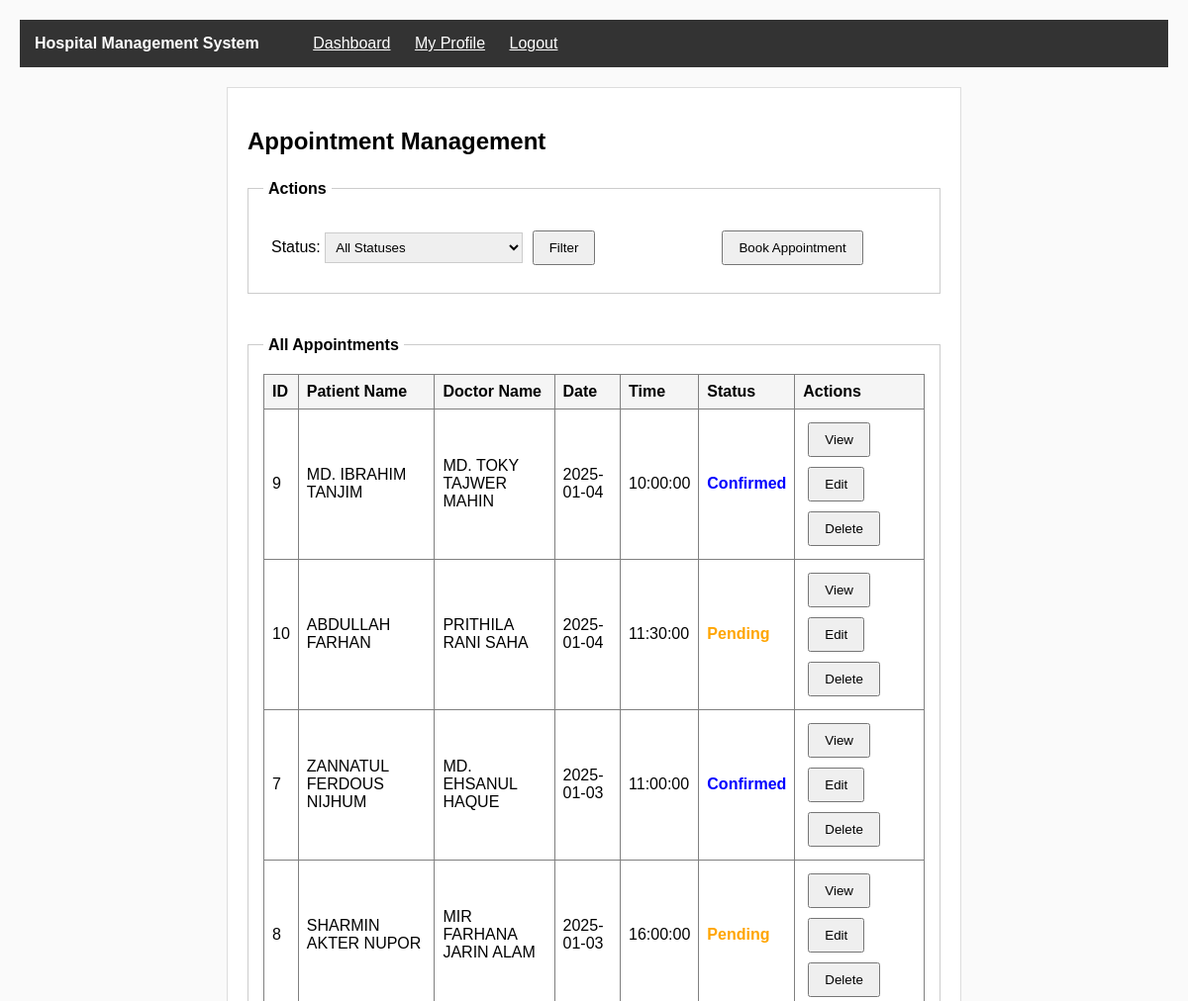
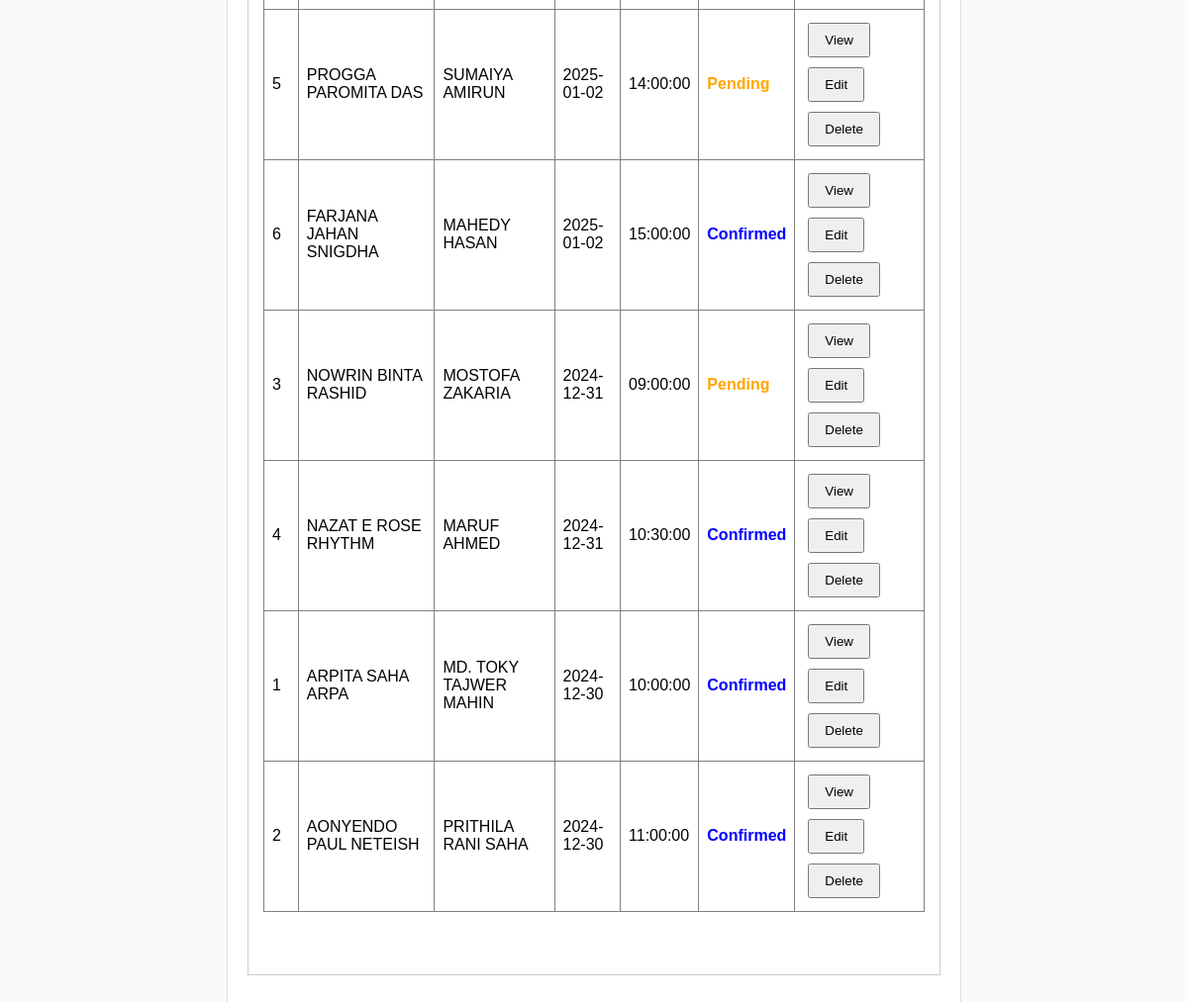
The page /view/appointment_list.php (signed in) on the database its author committed (2 pictures, top to bottom).
### tables this page shows
CREATE TABLE appointments (
  id INT AUTO_INCREMENT PRIMARY KEY,
  patient_id INT NOT NULL,
  doctor_id INT NOT NULL,
  appointment_date DATE NOT NULL,
  appointment_time TIME NOT NULL,
  reason TEXT,
  status VARCHAR(20) DEFAULT 'pending',
  notes TEXT,
  created_at TIMESTAMP DEFAULT CURRENT_TIMESTAMP,
  FOREIGN KEY (patient_id) REFERENCES patients(id),
  FOREIGN KEY (doctor_id) REFERENCES doctors(id)
);

CREATE TABLE users (
  id INT AUTO_INCREMENT PRIMARY KEY,
  full_name VARCHAR(100) NOT NULL,
  email VARCHAR(100) NOT NULL,
  phone VARCHAR(20) NOT NULL,
  username VARCHAR(50) NOT NULL UNIQUE,
  password VARCHAR(255) NOT NULL,
  role VARCHAR(20) NOT NULL,
  profile_picture VARCHAR(255),
  original_picture_name VARCHAR(255),
  address TEXT,
  registration_date TIMESTAMP DEFAULT CURRENT_TIMESTAMP
);

### model/appointmentModel.php (called while the page is built, shortened)
<?php
function getAllAppointments()
{
    $con = getConnection();
    $sql = "SELECT * FROM appointments ORDER BY appointment_date DESC";
    $result = mysqli_query($con, $sql);
    $appointments = array();
    if (mysqli_num_rows($result) > 0) {
        while ($row = mysqli_fetch_assoc($result)) {
            $appointments[] = $row;
        }
    }
    return $appointments;
}
?>

### model/patientModel.php (called while the page is built, shortened)
<?php
function getPatientById($id)
{
    $con = getConnection();
    $sql = "SELECT * FROM patients WHERE id='{$id}'";
    $result = mysqli_query($con, $sql);
    if (mysqli_num_rows($result) == 1) {
        return mysqli_fetch_assoc($result);
    } else {
        return false;
    }
}
?>

### model/userModel.php (called while the page is built, shortened)
<?php
function getUserById($id)
{
    $con = getConnection();
    $sql = "SELECT * FROM users WHERE id='{$id}'";
    $result = mysqli_query($con, $sql);
    if (mysqli_num_rows($result) == 1) {
        return mysqli_fetch_assoc($result);
    } else {
        return false;
    }
}
?>

### model/doctorModel.php (called while the page is built, shortened)
<?php
function getDoctorById($id)
{
    $con = getConnection();
    $sql = "SELECT * FROM doctors WHERE id='{$id}'";
    $result = mysqli_query($con, $sql);
    if (mysqli_num_rows($result) == 1) {
        return mysqli_fetch_assoc($result);
    } else {
        return false;
    }
}
?>

### view/appointment_list.php (the view, shortened to what this page needs)
<?php
require_once('../model/appointmentModel.php');
require_once('../model/patientModel.php');
require_once('../model/doctorModel.php');
require_once('../model/userModel.php');
$role = $_SESSION['role'];
$user_id = $_SESSION['user_id'];
if ($role == 'admin') {
    $appointments = getAllAppointments();
} elseif ($role == 'doctor') {
    $doctor = getDoctorByUserId($user_id);
    $appointments = $doctor ? getAppointmentsByDoctor($doctor['id']) : [];
} else {
    $patient = getPatientByUserId($user_id);
    $appointments = $patient ? getAppointmentsByPatient($patient['id']) : [];
}
?>
<!DOCTYPE html>
<html lang="en">
<head>
    <link rel="stylesheet" href="../assets/css/style.css">
</head>
<body>
    <div class="navbar">
        <span class="navbar-title">Hospital Management System</span>
        <?php if ($role == 'admin'): ?>
            <a href="dashboard_admin.php" class="navbar-link">Dashboard</a>
        <?php elseif ($role == 'doctor'): ?>
            <a href="dashboard_doctor.php" class="navbar-link">Dashboard</a>
        <?php else: ?>
            <a href="dashboard_patient.php" class="navbar-link">Dashboard</a>
        <?php endif; ?>
        <a href="profile_view.php" class="navbar-link">My Profile</a>
        <a href="../controller/logout.php" class="navbar-link">Logout</a>
    </div>
    <div class="main-container">
        <h2>Appointment Management</h2>
        <fieldset>
            <legend>Actions</legend>
            <table>
                <tr>
                    <td>
                        <form method="GET" action="">
                            Status:
                            <select name="status">
                                <option value="">All Statuses</option>
                            </select>
                            <input type="submit" value="Filter">
                        </form>
                    </td>
                    <?php if ($role == 'admin' || $role == 'patient'): ?>
                        <td>
                            <a href="appointment_add.php"><button type="button">Book Appointment</button></a>
                        </td>
                    <?php endif; ?>
                </tr>
            </table>
        </fieldset>
        <br>
        <fieldset>
            <legend>All Appointments</legend>
            <table border="1" cellpadding="8" width="100%">
                <tr>
                    <th>ID</th>
                    <th>Patient Name</th>
                    <th>Doctor Name</th>
                    <th>Date</th>
                    <th>Time</th>
                    <th>Status</th>
                    <th>Actions</th>
                </tr>
                <?php if (count($appointments) > 0): ?>
                    <?php foreach ($appointments as $appointment): ?>
                        <?php
                        $appt_patient = getPatientById($appointment['patient_id']);
                        $patient_user = $appt_patient ? getUserById($appt_patient['user_id']) : null;
                        $appt_doctor = getDoctorById($appointment['doctor_id']);
                        $doctor_user = $appt_doctor ? getUserById($appt_doctor['user_id']) : null;
                        ?>
                        <tr>
                            <td><?php echo $appointment['id']; ?></td>
                            <td><?php echo $patient_user ? $patient_user['full_name'] : 'N/A'; ?></td>
                            <td><?php echo $doctor_user ? $doctor_user['full_name'] : 'N/A'; ?></td>
                            <td><?php echo $appointment['appointment_date']; ?></td>
                            <td><?php echo $appointment['appointment_time']; ?></td>
                            <td>
                                <span style="font-weight: bold; color:
                                    <?php
                                    switch ($appointment['status']) {
                                        case 'pending':
                                            echo 'orange';
                                            break;
                                        case 'confirmed':
                                            echo 'blue';
                                            break;
                                    }
                                    ?>;">
                                    <?php echo ucfirst($appointment['status']); ?>
                                </span>
                            </td>
                            <td>
                                <a href="appointment_view.php?id=<?php echo $appointment['id']; ?>"><button>View</button></a>
                                <?php if ($role == 'admin'): ?>
                                    <a href="appointment_edit.php?id=<?php echo $appointment['id']; ?>"><button>Edit</button></a>
                                    <a href="../controller/delete_appointment.php?id=<?php echo $appointment['id']; ?>"
                                        onclick="return confirm('Are you sure?');"><button>Delete</button></a>
                                <?php endif; ?>
                            </td>
                        </tr>
                    <?php endforeach; ?>
                <?php else: ?>
                    <tr>
                        <td colspan="7" align="center">No appointments found</td>
                    </tr>
                <?php endif; ?>
            </table>
            <br>
            <div class="pagination-container">
            </div>
        </fieldset>
    </div>
</body>
</html>

### assets/css/style.css (style rules this page uses)
body { margin: 0; padding: 20px; background-color: #fafafa; font-family: Arial, sans-serif; }
.main-container { width: 700px; margin: 20px auto; padding: 20px; background-color: white; border: 1px solid #ddd; }
.navbar { background-color: #333; color: white; padding: 15px; margin-bottom: 20px; }
.navbar-title { margin-right: 30px; font-weight: bold; }
.navbar-link { color: white; margin-left: 20px; }
fieldset { padding: 15px; margin: 10px 0; border: 1px solid #ccc; }
legend { font-weight: bold; padding: 5px; }
table { width: 100%; border-collapse: collapse; }
td { padding: 8px; }
th { padding: 8px; text-align: left; background-color: #f5f5f5; }
input[type="text"], input[type="email"], input[type="password"], input[type="tel"], input[type="number"], input[type="date"], textarea, select { width: 200px; padding: 6px; border: 1px solid #ccc; }
input[type="submit"], button { padding: 8px 15px; margin: 5px; cursor: pointer; }
a { color: blue; }
.pagination-container { margin-top: 10px; padding: 10px; }

### rows shown on the page
appointments: id "9", users.full_name "MD. IBRAHIM TANJIM", users.full_name "MD. TOKY TAJWER MAHIN", appointment_date "2025-01-04", appointment_time "10:00:00", status "Confirmed"
appointments: id "10", users.full_name "ABDULLAH FARHAN", users.full_name "PRITHILA RANI SAHA", appointment_date "2025-01-04", appointment_time "11:30:00", status "Pending"
appointments: id "7", users.full_name "ZANNATUL FERDOUS NIJHUM", users.full_name "MD. EHSANUL HAQUE", appointment_date "2025-01-03", appointment_time "11:00:00", status "Confirmed"
appointments: id "8", users.full_name "SHARMIN AKTER NUPOR", users.full_name "MIR FARHANA JARIN ALAM", appointment_date "2025-01-03", appointment_time "16:00:00", status "Pending"
appointments: id "5", users.full_name "PROGGA PAROMITA DAS", users.full_name "SUMAIYA AMIRUN", appointment_date "2025-01-02", appointment_time "14:00:00", status "Pending"
appointments: id "6", users.full_name "FARJANA JAHAN SNIGDHA", users.full_name "MAHEDY HASAN", appointment_date "2025-01-02", appointment_time "15:00:00", status "Confirmed"
appointments: id "3", users.full_name "NOWRIN BINTA RASHID", users.full_name "MOSTOFA ZAKARIA", appointment_date "2024-12-31", appointment_time "09:00:00", status "Pending"
appointments: id "4", users.full_name "NAZAT E ROSE RHYTHM", users.full_name "MARUF AHMED", appointment_date "2024-12-31", appointment_time "10:30:00", status "Confirmed"
appointments: id "1", users.full_name "ARPITA SAHA ARPA", users.full_name "MD. TOKY TAJWER MAHIN", appointment_date "2024-12-30", appointment_time "10:00:00", status "Confirmed"
appointments: id "2", users.full_name "AONYENDO PAUL NETEISH", users.full_name "PRITHILA RANI SAHA", appointment_date "2024-12-30", appointment_time "11:00:00", status "Confirmed"
